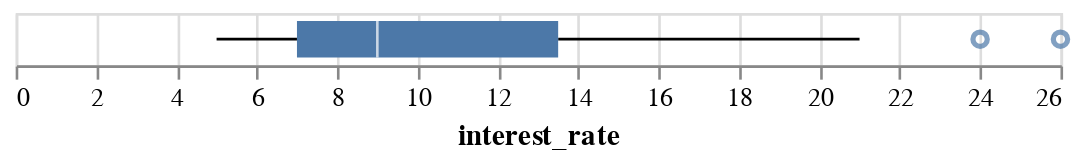

The cell this chart's notebook holds for it:
### Markdown cell above
### Boxplot

### Code cell
# Boxplot 
box = alt.Chart(df).mark_boxplot().encode(
    x='interest_rate',
)

box

### Figure 1 — Vega-Lite specification as saved in the notebook (floating-point values rounded to 4 significant figures)
{"config": {"view": {"continuousWidth": 400, "continuousHeight": 300}}, "data": {"name": "data-b111a340d3324dda9c739e686cf6be3e"}, "mark": "boxplot", "encoding": {"x": {"field": "interest_rate", "type": "quantitative"}}, "$schema": "https://vega.github.io/schema/vega-lite/v4.17.0.json", "datasets": {"data-b111a340d3324dda9c739e686cf6be3e": [{"state": "NJ", "emp_length": 3.0, "term": 60, "homeownership": "rent", "annual_income": 59000, "verified_income": "Not Verified", "debt_to_income": 0.5575, "total_credit_limit": 95131, "total_credit_utilized": 32894, "num_cc_carrying_balance": 8, "loan_purpose": "debt_consolidation", "loan_amount": 22000, "grade": "B", "interest_rate": 10, "public_record_bankrupt": 0, "loan_status": "Current", "has_second_income": false, "total_income": 59000}, {"state": "CA", "emp_length": 10.0, "term": 36, "homeownership": "rent", "annual_income": 60000, "verified_income": "Not Verified", "debt_to_income": 1.306, "total_credit_limit": 51929, "total_credit_utilized": 78341, "num_cc_carrying_balance": 2, "loan_purpose": "credit_card", "loan_amount": 6000, "grade": "B", "interest_rate": 9, "public_record_bankrupt": 1, "loan_status": "Current", "has_second_income": false, "total_income": 60000}, {"state": "SC", "emp_length": null, "term": 36, "homeownership": "mortgage", "annual_income": 75000, "verified_income": "Verified", "debt_to_income": 1.056, "total_credit_limit": 301373, "total_credit_utilized": 79221, "num_cc_carrying_balance": 14, "loan_purpose": "debt_consolidation", "loan_amount": 25000, "grade": "E", "interest_rate": 26, "public_record_bankrupt": 0, "loan_status": "Current", "has_second_income": false, "total_income": 75000}, {"state": "CA", "emp_length": 0.0, "term": 36, "homeownership": "rent", "annual_income": 75000, "verified_income": "Not Verified", "debt_to_income": 0.5743, "total_credit_limit": 59890, "total_credit_utilized": 43076, "num_cc_carrying_balance": 10, "loan_purpose": "credit_card", "loan_amount": 6000, "grade": "B", "interest_rate": 9, "public_record_bankrupt": 0, "loan_status": "Current", "has_second_income": false, "total_income": 75000}, {"state": "OH", "emp_length": 4.0, "term": 60, "homeownership": "mortgage", "annual_income": 254000, "verified_income": "Not Verified", "debt_to_income": 0.2381, "total_credit_limit": 422619, "total_credit_utilized": 60490, "num_cc_carrying_balance": 2, "loan_purpose": "home_improvement", "loan_amount": 25000, "grade": "B", "interest_rate": 9, "public_record_bankrupt": 0, "loan_status": "Current", "has_second_income": false, "total_income": 254000}, {"state": "IN", "emp_length": 6.0, "term": 36, "homeownership": "mortgage", "annual_income": 67000, "verified_income": "Source Verified", "debt_to_income": 1.077, "total_credit_limit": 349825, "total_credit_utilized": 72162, "num_cc_carrying_balance": 4, "loan_purpose": "home_improvement", "loan_amount": 6400, "grade": "B", "interest_rate": 9, "public_record_bankrupt": 0, "loan_status": "Current", "has_second_income": false, "total_income": 67000}, {"state": "NY", "emp_length": 2.0, "term": 36, "homeownership": "rent", "annual_income": 28800, "verified_income": "Source Verified", "debt_to_income": 0.09972, "total_credit_limit": 15980, "total_credit_utilized": 2872, "num_cc_carrying_balance": 1, "loan_purpose": "debt_consolidation", "loan_amount": 3000, "grade": "D", "interest_rate": 17, "public_record_bankrupt": 0, "loan_status": "Current", "has_second_income": false, "total_income": 28800}, {"state": "MO", "emp_length": 10.0, "term": 36, "homeownership": "mortgage", "annual_income": 80000, "verified_income": "Not Verified", "debt_to_income": 0.3509, "total_credit_limit": 258439, "total_credit_utilized": 28073, "num_cc_carrying_balance": 3, "loan_purpose": "credit_card", "loan_amount": 14500, "grade": "A", "interest_rate": 6, "public_record_bankrupt": 0, "loan_status": "Current", "has_second_income": false, "total_income": 80000}, {"state": "FL", "emp_length": 6.0, "term": 60, "homeownership": "rent", "annual_income": 34000, "verified_income": "Not Verified", "debt_to_income": 0.6975, "total_credit_limit": 87705, "total_credit_utilized": 23715, "num_cc_carrying_balance": 10, "loan_purpose": "credit_card", "loan_amount": 10000, "grade": "A", "interest_rate": 7, "public_record_bankrupt": 0, "loan_status": "Current", "has_second_income": false, "total_income": 34000}, {"state": "FL", "emp_length": 3.0, "term": 60, "homeownership": "mortgage", "annual_income": 80000, "verified_income": "Source Verified", "debt_to_income": 0.1669, "total_credit_limit": 330394, "total_credit_utilized": 32036, "num_cc_carrying_balance": 4, "loan_purpose": "debt_consolidation", "loan_amount": 18500, "grade": "C", "interest_rate": 12, "public_record_bankrupt": 1, "loan_status": "Current", "has_second_income": true, "total_income": 192000}, {"state": "MD", "emp_length": 8.0, "term": 36, "homeownership": "rent", "annual_income": 73000, "verified_income": "Source Verified", "debt_to_income": 0.4143, "total_credit_limit": 36182, "total_credit_utilized": 30246, "num_cc_carrying_balance": 3, "loan_purpose": "debt_consolidation", "loan_amount": 17000, "grade": "D", "interest_rate": 17, "public_record_bankrupt": 0, "loan_status": "Current", "has_second_income": false, "total_income": 73000}, {"state": "HI", "emp_length": 10.0, "term": 36, "homeownership": "mortgage", "annual_income": 120000, "verified_income": "Not Verified", "debt_to_income": 0.7989, "total_credit_limit": 452712, "total_credit_utilized": 95869, "num_cc_carrying_balance": 4, "loan_purpose": "credit_card", "loan_amount": 12000, "grade": "A", "interest_rate": 5, "public_record_bankrupt": 0, "loan_status": "Current", "has_second_income": false, "total_income": 120000}, {"state": "CT", "emp_length": 10.0, "term": 36, "homeownership": "rent", "annual_income": 100000, "verified_income": "Source Verified", "debt_to_income": 0.2781, "total_credit_limit": 74805, "total_credit_utilized": 27809, "num_cc_carrying_balance": 3, "loan_purpose": "credit_card", "loan_amount": 16000, "grade": "A", "interest_rate": 7, "public_record_bankrupt": 0, "loan_status": "Current", "has_second_income": false, "total_income": 100000}, {"state": "NE", "emp_length": 2.0, "term": 36, "homeownership": "mortgage", "annual_income": 105000, "verified_income": "Not Verified", "debt_to_income": 0.2682, "total_credit_limit": 279386, "total_credit_utilized": 28160, "num_cc_carrying_balance": 2, "loan_purpose": "home_improvement", "loan_amount": 16500, "grade": "A", "interest_rate": 5, "public_record_bankrupt": 0, "loan_status": "Current", "has_second_income": false, "total_income": 105000}, {"state": "CA", "emp_length": 5.0, "term": 36, "homeownership": "rent", "annual_income": 34000, "verified_income": "Not Verified", "debt_to_income": 0.6293, "total_credit_limit": 33038, "total_credit_utilized": 21396, "num_cc_carrying_balance": 3, "loan_purpose": "debt_consolidation", "loan_amount": 3000, "grade": "A", "interest_rate": 7, "public_record_bankrupt": 0, "loan_status": "Current", "has_second_income": false, "total_income": 34000}, {"state": "TX", "emp_length": 2.0, "term": 60, "homeownership": "mortgage", "annual_income": 98000, "verified_income": "Verified", "debt_to_income": 1.107, "total_credit_limit": 319551, "total_credit_utilized": 108496, "num_cc_carrying_balance": 6, "loan_purpose": "credit_card", "loan_amount": 29400, "grade": "E", "interest_rate": 24, "public_record_bankrupt": 0, "loan_status": "Fully Paid", "has_second_income": false, "total_income": 98000}, {"state": "HI", "emp_length": 5.0, "term": 60, "homeownership": "rent", "annual_income": 68700, "verified_income": "Source Verified", "debt_to_income": 1.5, "total_credit_limit": 119325, "total_credit_utilized": 103019, "num_cc_carrying_balance": 5, "loan_purpose": "debt_consolidation", "loan_amount": 13500, "grade": "D", "interest_rate": 18, "public_record_bankrupt": 0, "loan_status": "Current", "has_second_income": false, "total_income": 68700}, {"state": "CA", "emp_length": 3.0, "term": 60, "homeownership": "rent", "annual_income": 43000, "verified_income": "Source Verified", "debt_to_income": 0.1547, "total_credit_limit": 60693, "total_credit_utilized": 22270, "num_cc_carrying_balance": 4, "loan_purpose": "debt_consolidation", "loan_amount": 18200, "grade": "B", "interest_rate": 10, "public_record_bankrupt": 0, "loan_status": "Current", "has_second_income": true, "total_income": 144000}, {"state": "CA", "emp_length": 3.0, "term": 36, "homeownership": "rent", "annual_income": 100000, "verified_income": "Source Verified", "debt_to_income": 0.1382, "total_credit_limit": 69100, "total_credit_utilized": 13823, "num_cc_carrying_balance": 5, "loan_purpose": "other", "loan_amount": 6000, "grade": "A", "interest_rate": 7, "public_record_bankrupt": 0, "loan_status": "Current", "has_second_income": false, "total_income": 100000}, {"state": "FL", "emp_length": 10.0, "term": 60, "homeownership": "mortgage", "annual_income": 76000, "verified_income": "Source Verified", "debt_to_income": 0.5898, "total_credit_limit": 249700, "total_credit_utilized": 44826, "num_cc_carrying_balance": 10, "loan_purpose": "debt_consolidation", "loan_amount": 18000, "grade": "D", "interest_rate": 19, "public_record_bankrupt": 0, "loan_status": "Current", "has_second_income": false, "total_income": 76000}, {"state": "MS", "emp_length": 10.0, "term": 36, "homeownership": "mortgage", "annual_income": 80000, "verified_income": "Verified", "debt_to_income": 0.7373, "total_credit_limit": 136046, "total_credit_utilized": 124994, "num_cc_carrying_balance": 1, "loan_purpose": "car", "loan_amount": 5000, "grade": "C", "interest_rate": 14, "public_record_bankrupt": 0, "loan_status": "Current", "has_second_income": true, "total_income": 169528}, {"state": "WI", "emp_length": 10.0, "term": 60, "homeownership": "mortgage", "annual_income": 50000, "verified_income": "Verified", "debt_to_income": 0.5234, "total_credit_limit": 375828, "total_credit_utilized": 87934, "num_cc_carrying_balance": 11, "loan_purpose": "debt_consolidation", "loan_amount": 40000, "grade": "D", "interest_rate": 20, "public_record_bankrupt": 0, "loan_status": "Fully Paid", "has_second_income": true, "total_income": 168000}, {"state": "WV", "emp_length": 0.0, "term": 36, "homeownership": "mortgage", "annual_income": 80000, "verified_income": "Not Verified", "debt_to_income": 0.7045, "total_credit_limit": 197299, "total_credit_utilized": 56363, "num_cc_carrying_balance": 6, "loan_purpose": "debt_consolidation", "loan_amount": 4500, "grade": "B", "interest_rate": 9, "public_record_bankrupt": 0, "loan_status": "Fully Paid", "has_second_income": false, "total_income": 80000}, {"state": "CA", "emp_length": 1.0, "term": 36, "homeownership": "rent", "annual_income": 185000, "verified_income": "Not Verified", "debt_to_income": 0.2547, "total_credit_limit": 102500, "total_credit_utilized": 47115, "num_cc_carrying_balance": 2, "loan_purpose": "credit_card", "loan_amount": 15000, "grade": "B", "interest_rate": 9, "public_record_bankrupt": 0, "loan_status": "Current", "has_second_income": false, "total_income": 185000}, {"state": "NJ", "emp_length": 5.0, "term": 60, "homeownership": "mortgage", "annual_income": 42000, "verified_income": "Source Verified", "debt_to_income": 0.08667, "total_credit_limit": 64800, "total_credit_utilized": 3640, "num_cc_carrying_balance": 5, "loan_purpose": "house", "loan_amount": 20000, "grade": "B", "interest_rate": 10, "public_record_bankrupt": 0, "loan_status": "Current", "has_second_income": false, "total_income": 42000}, {"state": "MA", "emp_length": 2.0, "term": 36, "homeownership": "rent", "annual_income": 100000, "verified_income": "Verified", "debt_to_income": 0.3282, "total_credit_limit": 144700, "total_credit_utilized": 88613, "num_cc_carrying_balance": 4, "loan_purpose": "small_business", "loan_amount": 20000, "grade": "A", "interest_rate": 5, "public_record_bankrupt": 0, "loan_status": "Current", "has_second_income": true, "total_income": 270000}, {"state": "TX", "emp_length": 5.0, "term": 36, "homeownership": "mortgage", "annual_income": 65000, "verified_income": "Not Verified", "debt_to_income": 0.2427, "total_credit_limit": 256974, "total_credit_utilized": 15778, "num_cc_carrying_balance": 7, "loan_purpose": "debt_consolidation", "loan_amount": 10000, "grade": "A", "interest_rate": 6, "public_record_bankrupt": 0, "loan_status": "Fully Paid", "has_second_income": false, "total_income": 65000}, {"state": "IN", "emp_length": 5.0, "term": 36, "homeownership": "own", "annual_income": 45000, "verified_income": "Not Verified", "debt_to_income": 0.1573, "total_credit_limit": 121323, "total_credit_utilized": 7079, "num_cc_carrying_balance": 4, "loan_purpose": "debt_consolidation", "loan_amount": 9000, "grade": "C", "interest_rate": 15, "public_record_bankrupt": 0, "loan_status": "Current", "has_second_income": false, "total_income": 45000}, {"state": "RI", "emp_length": 10.0, "term": 60, "homeownership": "mortgage", "annual_income": 245000, "verified_income": "Verified", "debt_to_income": 0.1674, "total_credit_limit": 495163, "total_credit_utilized": 41004, "num_cc_carrying_balance": 6, "loan_purpose": "credit_card", "loan_amount": 35000, "grade": "B", "interest_rate": 11, "public_record_bankrupt": 0, "loan_status": "Current", "has_second_income": false, "total_income": 245000}, {"state": "TX", "emp_length": 0.0, "term": 36, "homeownership": "mortgage", "annual_income": 50000, "verified_income": "Source Verified", "debt_to_income": 0.6397, "total_credit_limit": 203326, "total_credit_utilized": 122818, "num_cc_carrying_balance": 4, "loan_purpose": "debt_consolidation", "loan_amount": 40000, "grade": "C", "interest_rate": 12, "public_record_bankrupt": 0, "loan_status": "Current", "has_second_income": true, "total_income": 192000}, {"state": "VA", "emp_length": 0.0, "term": 36, "homeownership": "rent", "annual_income": 116000, "verified_income": "Source Verified", "debt_to_income": 0.5844, "total_credit_limit": 446850, "total_credit_utilized": 67790, "num_cc_carrying_balance": 7, "loan_purpose": "debt_consolidation", "loan_amount": 13125, "grade": "B", "interest_rate": 10, "public_record_bankrupt": 0, "loan_status": "Current", "has_second_income": false, "total_income": 116000}, {"state": "NV", "emp_length": 5.0, "term": 36, "homeownership": "mortgage", "annual_income": 30000, "verified_income": "Not Verified", "debt_to_income": 0.512, "total_credit_limit": 190832, "total_credit_utilized": 57345, "num_cc_carrying_balance": 6, "loan_purpose": "home_improvement", "loan_amount": 32000, "grade": "B", "interest_rate": 9, "public_record_bankrupt": 0, "loan_status": "Current", "has_second_income": true, "total_income": 112000}, {"state": "MA", "emp_length": 4.0, "term": 60, "homeownership": "mortgage", "annual_income": 80000, "verified_income": "Not Verified", "debt_to_income": 0.2445, "total_credit_limit": 432092, "total_credit_utilized": 53310, "num_cc_carrying_balance": 5, "loan_purpose": "debt_consolidation", "loan_amount": 18000, "grade": "B", "interest_rate": 9, "public_record_bankrupt": 0, "loan_status": "Current", "has_second_income": true, "total_income": 218000}, {"state": "CA", "emp_length": 7.0, "term": 36, "homeownership": "rent", "annual_income": 103000, "verified_income": "Source Verified", "debt_to_income": 0.2658, "total_credit_limit": 124900, "total_credit_utilized": 27381, "num_cc_carrying_balance": 5, "loan_purpose": "other", "loan_amount": 30000, "grade": "A", "interest_rate": 7, "public_record_bankrupt": 0, "loan_status": "Fully Paid", "has_second_income": false, "total_income": 103000}, {"state": "IL", "emp_length": 5.0, "term": 36, "homeownership": "rent", "annual_income": 58000, "verified_income": "Not Verified", "debt_to_income": 4.777, "total_credit_limit": 236668, "total_credit_utilized": 277081, "num_cc_carrying_balance": 5, "loan_purpose": "credit_card", "loan_amount": 4400, "grade": "D", "interest_rate": 18, "public_record_bankrupt": 0, "loan_status": "Current", "has_second_income": false, "total_income": 58000}, {"state": "AZ", "emp_length": 0.0, "term": 36, "homeownership": "own", "annual_income": 55000, "verified_income": "Source Verified", "debt_to_income": 0.2991, "total_credit_limit": 35900, "total_credit_utilized": 16450, "num_cc_carrying_balance": 12, "loan_purpose": "debt_consolidation", "loan_amount": 7000, "grade": "D", "interest_rate": 17, "public_record_bankrupt": 0, "loan_status": "Current", "has_second_income": false, "total_income": 55000}, {"state": "MN", "emp_length": null, "term": 36, "homeownership": "mortgage", "annual_income": 65000, "verified_income": "Not Verified", "debt_to_income": 0.7522, "total_credit_limit": 174860, "total_credit_utilized": 48896, "num_cc_carrying_balance": 4, "loan_purpose": "credit_card", "loan_amount": 25000, "grade": "A", "interest_rate": 7, "public_record_bankrupt": 0, "loan_status": "Current", "has_second_income": false, "total_income": 65000}, {"state": "IL", "emp_length": 2.0, "term": 36, "homeownership": "rent", "annual_income": 32000, "verified_income": "Source Verified", "debt_to_income": 0.7213, "total_credit_limit": 45594, "total_credit_utilized": 23081, "num_cc_carrying_balance": 4, "loan_purpose": "renewable_energy", "loan_amount": 6500, "grade": "A", "interest_rate": 6, "public_record_bankrupt": 1, "loan_status": "Current", "has_second_income": false, "total_income": 32000}, {"state": "MD", "emp_length": 5.0, "term": 36, "homeownership": "mortgage", "annual_income": 325000, "verified_income": "Source Verified", "debt_to_income": 0.3078, "total_credit_limit": 793009, "total_credit_utilized": 100019, "num_cc_carrying_balance": 11, "loan_purpose": "credit_card", "loan_amount": 35000, "grade": "A", "interest_rate": 6, "public_record_bankrupt": 0, "loan_status": "Current", "has_second_income": false, "total_income": 325000}, {"state": "MD", "emp_length": 3.0, "term": 36, "homeownership": "rent", "annual_income": 70000, "verified_income": "Source Verified", "debt_to_income": 5.334, "total_credit_limit": 272878, "total_credit_utilized": 373361, "num_cc_carrying_balance": 2, "loan_purpose": "other", "loan_amount": 7500, "grade": "A", "interest_rate": 7, "public_record_bankrupt": 0, "loan_status": "Current", "has_second_income": false, "total_income": 70000}, {"state": "CA", "emp_length": 10.0, "term": 60, "homeownership": "mortgage", "annual_income": 160000, "verified_income": "Verified", "debt_to_income": 0.3344, "total_credit_limit": 581604, "total_credit_utilized": 53504, "num_cc_carrying_balance": 3, "loan_purpose": "debt_consolidation", "loan_amount": 38500, "grade": "C", "interest_rate": 12, "public_record_bankrupt": 1, "loan_status": "Current", "has_second_income": false, "total_income": 160000}, {"state": "NJ", "emp_length": 6.0, "term": 36, "homeownership": "rent", "annual_income": 50000, "verified_income": "Source Verified", "debt_to_income": 1.257, "total_credit_limit": 90398, "total_credit_utilized": 62872, "num_cc_carrying_balance": 5, "loan_purpose": "credit_card", "loan_amount": 15000, "grade": "C", "interest_rate": 16, "public_record_bankrupt": 0, "loan_status": "Current", "has_second_income": false, "total_income": 50000}, {"state": "IL", "emp_length": 10.0, "term": 60, "homeownership": "rent", "annual_income": 71000, "verified_income": "Not Verified", "debt_to_income": 0.7425, "total_credit_limit": 115970, "total_credit_utilized": 52719, "num_cc_carrying_balance": 8, "loan_purpose": "car", "loan_amount": 24000, "grade": "B", "interest_rate": 10, "public_record_bankrupt": 0, "loan_status": "Current", "has_second_income": false, "total_income": 71000}, {"state": "MI", "emp_length": 0.0, "term": 36, "homeownership": "mortgage", "annual_income": 85000, "verified_income": "Not Verified", "debt_to_income": 0.8188, "total_credit_limit": 131847, "total_credit_utilized": 69595, "num_cc_carrying_balance": 3, "loan_purpose": "debt_consolidation", "loan_amount": 24000, "grade": "B", "interest_rate": 9, "public_record_bankrupt": 0, "loan_status": "Fully Paid", "has_second_income": false, "total_income": 85000}, {"state": "CA", "emp_length": 5.0, "term": 36, "homeownership": "mortgage", "annual_income": 87000, "verified_income": "Source Verified", "debt_to_income": 0.05472, "total_credit_limit": 294946, "total_credit_utilized": 4761, "num_cc_carrying_balance": 3, "loan_purpose": "debt_consolidation", "loan_amount": 12800, "grade": "B", "interest_rate": 9, "public_record_bankrupt": 0, "loan_status": "Current", "has_second_income": false, "total_income": 87000}, {"state": "TX", "emp_length": 10.0, "term": 36, "homeownership": "mortgage", "annual_income": 60000, "verified_income": "Not Verified", "debt_to_income": 0.7312, "total_credit_limit": 64017, "total_credit_utilized": 43871, "num_cc_carrying_balance": 5, "loan_purpose": "home_improvement", "loan_amount": 6000, "grade": "B", "interest_rate": 10, "public_record_bankrupt": 0, "loan_status": "Current", "has_second_income": false, "total_income": 60000}, {"state": "NV", "emp_length": 0.0, "term": 36, "homeownership": "mortgage", "annual_income": 58500, "verified_income": "Verified", "debt_to_income": 0.3968, "total_credit_limit": 49234, "total_credit_utilized": 23214, "num_cc_carrying_balance": 2, "loan_purpose": "debt_consolidation", "loan_amount": 30000, "grade": "D", "interest_rate": 21, "public_record_bankrupt": 0, "loan_status": "Current", "has_second_income": false, "total_income": 58500}, {"state": "NH", "emp_length": 2.0, "term": 36, "homeownership": "rent", "annual_income": 50000, "verified_income": "Source Verified", "debt_to_income": 0.5026, "total_credit_limit": 39814, "total_credit_utilized": 25131, "num_cc_carrying_balance": 4, "loan_purpose": "debt_consolidation", "loan_amount": 5825, "grade": "B", "interest_rate": 10, "public_record_bankrupt": 0, "loan_status": "Current", "has_second_income": false, "total_income": 50000}, {"state": "IL", "emp_length": 2.0, "term": 36, "homeownership": "own", "annual_income": 103000, "verified_income": "Not Verified", "debt_to_income": 0.9736, "total_credit_limit": 150027, "total_credit_utilized": 100280, "num_cc_carrying_balance": 4, "loan_purpose": "debt_consolidation", "loan_amount": 20000, "grade": "B", "interest_rate": 9, "public_record_bankrupt": 0, "loan_status": "Current", "has_second_income": false, "total_income": 103000}, {"state": "TX", "emp_length": 9.0, "term": 36, "homeownership": "mortgage", "annual_income": 77500, "verified_income": "Verified", "debt_to_income": 0.6779, "total_credit_limit": 390156, "total_credit_utilized": 52534, "num_cc_carrying_balance": 2, "loan_purpose": "other", "loan_amount": 15000, "grade": "A", "interest_rate": 6, "public_record_bankrupt": 0, "loan_status": "Current", "has_second_income": false, "total_income": 77500}]}}
